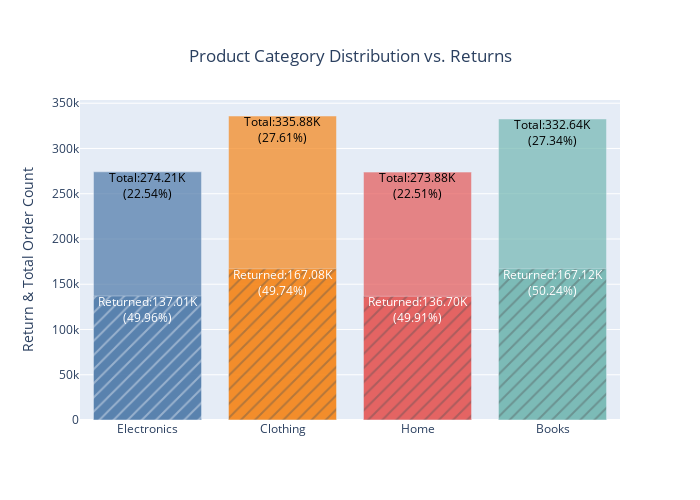

Notebook source saved alongside this figure:
### Code cell
# Set the category order for plotting colors
category_order = ["Electronics", "Clothing", "Home", "Books"]

fig1 = px.bar(product_summary_table, 
             x='Product Category', 
             y=['Order_Quantity', 'Return_Count'],
             barmode='overlay', opacity=0.7,
             color='Product Category',
             color_discrete_sequence=px.colors.qualitative.T10,
             pattern_shape = 'variable',
             category_orders={'Product Category': category_order},
             title='Product Category Distribution vs. Returns',
             labels={'value': 'Return & Total Order Count'})

# Add overall percentage and returns rate as text on the graph
for i, row in product_summary_table.iterrows():
    fig1.add_annotation(x=row['Product Category'], y=row['Order_Quantity']-15000, text=f"Total:{row['Order_Quantity']/ 1000:,.2f}K<br>({row['Overall_Percentage']:.2f}%)",
                       font=dict(color='black', size=12), showarrow=False)

for i, row in product_summary_table.iterrows():
    fig1.add_annotation(x=row['Product Category'], y=row['Return_Count']-15000, text=f"Returned:{row['Return_Count']/ 1000:,.2f}K<br>({row['Return_Rate']:.2f}%)",
                       font=dict(color='white', size=12), showarrow=False)
    

fig1.update_layout(title={'x': 0.5, 'y': 0.9},
                  xaxis_title= None,
                  width=700, height=500,
                  showlegend=False)
fig1.show()

### Figure 1 — Plotly figure (JSON) as saved in the notebook; plotly's stock layout.template omitted (floating-point values rounded to 4 significant figures)
{"data": [{"alignmentgroup": "True", "hovertemplate": "Product Category=%{x}<br>variable=Order_Quantity<br>Return & Total Order Count=%{y}<extra></extra>", "legendgroup": "Electronics, Order_Quantity", "marker": {"color": "#4C78A8", "opacity": 0.7, "pattern": {"shape": ""}}, "name": "Electronics, Order_Quantity", "offsetgroup": "Electronics, Order_Quantity", "orientation": "v", "showlegend": true, "textposition": "auto", "type": "bar", "x": ["Electronics"], "xaxis": "x", "y": [274215], "yaxis": "y"}, {"alignmentgroup": "True", "hovertemplate": "Product Category=%{x}<br>variable=Return_Count<br>Return & Total Order Count=%{y}<extra></extra>", "legendgroup": "Electronics, Return_Count", "marker": {"color": "#4C78A8", "opacity": 0.7, "pattern": {"shape": "/"}}, "name": "Electronics, Return_Count", "offsetgroup": "Electronics, Return_Count", "orientation": "v", "showlegend": true, "textposition": "auto", "type": "bar", "x": ["Electronics"], "xaxis": "x", "y": [137007], "yaxis": "y"}, {"alignmentgroup": "True", "hovertemplate": "Product Category=%{x}<br>variable=Order_Quantity<br>Return & Total Order Count=%{y}<extra></extra>", "legendgroup": "Clothing, Order_Quantity", "marker": {"color": "#F58518", "opacity": 0.7, "pattern": {"shape": ""}}, "name": "Clothing, Order_Quantity", "offsetgroup": "Clothing, Order_Quantity", "orientation": "v", "showlegend": true, "textposition": "auto", "type": "bar", "x": ["Clothing"], "xaxis": "x", "y": [335882], "yaxis": "y"}, {"alignmentgroup": "True", "hovertemplate": "Product Category=%{x}<br>variable=Return_Count<br>Return & Total Order Count=%{y}<extra></extra>", "legendgroup": "Clothing, Return_Count", "marker": {"color": "#F58518", "opacity": 0.7, "pattern": {"shape": "/"}}, "name": "Clothing, Return_Count", "offsetgroup": "Clothing, Return_Count", "orientation": "v", "showlegend": true, "textposition": "auto", "type": "bar", "x": ["Clothing"], "xaxis": "x", "y": [167077], "yaxis": "y"}, {"alignmentgroup": "True", "hovertemplate": "Product Category=%{x}<br>variable=Order_Quantity<br>Return & Total Order Count=%{y}<extra></extra>", "legendgroup": "Home, Order_Quantity", "marker": {"color": "#E45756", "opacity": 0.7, "pattern": {"shape": ""}}, "name": "Home, Order_Quantity", "offsetgroup": "Home, Order_Quantity", "orientation": "v", "showlegend": true, "textposition": "auto", "type": "bar", "x": ["Home"], "xaxis": "x", "y": [273884], "yaxis": "y"}, {"alignmentgroup": "True", "hovertemplate": "Product Category=%{x}<br>variable=Return_Count<br>Return & Total Order Count=%{y}<extra></extra>", "legendgroup": "Home, Return_Count", "marker": {"color": "#E45756", "opacity": 0.7, "pattern": {"shape": "/"}}, "name": "Home, Return_Count", "offsetgroup": "Home, Return_Count", "orientation": "v", "showlegend": true, "textposition": "auto", "type": "bar", "x": ["Home"], "xaxis": "x", "y": [136699], "yaxis": "y"}, {"alignmentgroup": "True", "hovertemplate": "Product Category=%{x}<br>variable=Order_Quantity<br>Return & Total Order Count=%{y}<extra></extra>", "legendgroup": "Books, Order_Quantity", "marker": {"color": "#72B7B2", "opacity": 0.7, "pattern": {"shape": ""}}, "name": "Books, Order_Quantity", "offsetgroup": "Books, Order_Quantity", "orientation": "v", "showlegend": true, "textposition": "auto", "type": "bar", "x": ["Books"], "xaxis": "x", "y": [332643], "yaxis": "y"}, {"alignmentgroup": "True", "hovertemplate": "Product Category=%{x}<br>variable=Return_Count<br>Return & Total Order Count=%{y}<extra></extra>", "legendgroup": "Books, Return_Count", "marker": {"color": "#72B7B2", "opacity": 0.7, "pattern": {"shape": "/"}}, "name": "Books, Return_Count", "offsetgroup": "Books, Return_Count", "orientation": "v", "showlegend": true, "textposition": "auto", "type": "bar", "x": ["Books"], "xaxis": "x", "y": [167122], "yaxis": "y"}], "layout": {"annotations": [{"font": {"color": "black", "size": 12}, "showarrow": false, "text": "Total:332.64K<br>(27.34%)", "x": "Books", "y": 317643}, {"font": {"color": "black", "size": 12}, "showarrow": false, "text": "Total:335.88K<br>(27.61%)", "x": "Clothing", "y": 320882}, {"font": {"color": "black", "size": 12}, "showarrow": false, "text": "Total:274.21K<br>(22.54%)", "x": "Electronics", "y": 259215}, {"font": {"color": "black", "size": 12}, "showarrow": false, "text": "Total:273.88K<br>(22.51%)", "x": "Home", "y": 258884}, {"font": {"color": "white", "size": 12}, "showarrow": false, "text": "Returned:167.12K<br>(50.24%)", "x": "Books", "y": 152122}, {"font": {"color": "white", "size": 12}, "showarrow": false, "text": "Returned:167.08K<br>(49.74%)", "x": "Clothing", "y": 152077}, {"font": {"color": "white", "size": 12}, "showarrow": false, "text": "Returned:137.01K<br>(49.96%)", "x": "Electronics", "y": 122007}, {"font": {"color": "white", "size": 12}, "showarrow": false, "text": "Returned:136.70K<br>(49.91%)", "x": "Home", "y": 121699}], "barmode": "overlay", "height": 500, "legend": {"title": {"text": "Product Category, variable"}, "tracegroupgap": 0}, "showlegend": false, "title": {"text": "Product Category Distribution vs. Returns", "x": 0.5, "y": 0.9}, "width": 700, "xaxis": {"anchor": "y", "categoryarray": ["Electronics", "Clothing", "Home", "Books"], "categoryorder": "array", "domain": [0, 1], "title": {}}, "yaxis": {"anchor": "x", "domain": [0, 1], "title": {"text": "Return & Total Order Count"}}}}
